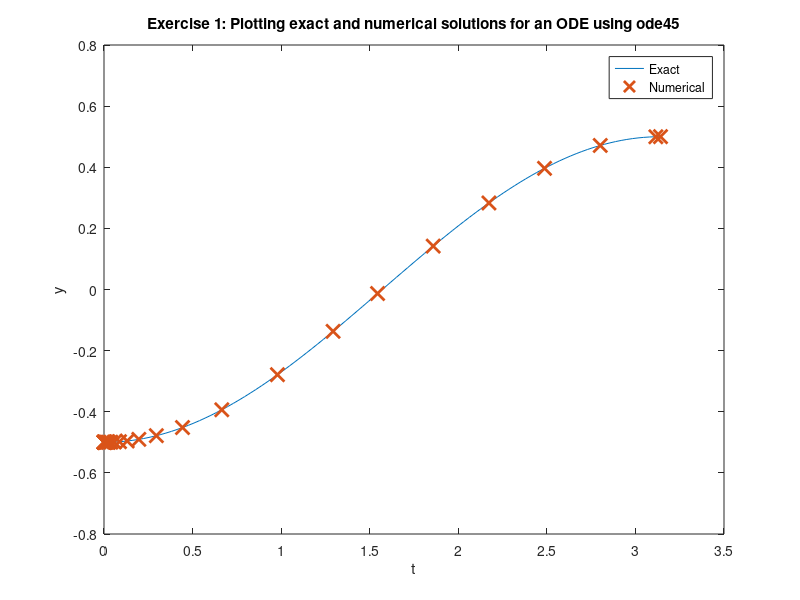

Recreate this plot in MATLAB. (Note: this script raises an error after producing the figure.)
%% Integrator Lab: Solving First Order ODEs in MATLAB and Picard Approximation
% This lab will teach you to numerically solve first order ODEs using a built 
% in MATLAB integrator, |ode45|.  |ode45| is a good, general purpose tool for 
% integrating first order equations (and first order systems). It is not always 
% the right algorithm, but it is usually the right algorithm to try first. This 
% lab will also teach you how to manipulate symbolic functions in MATLAB.
% 
% You will learn how to use the |ode45| routine, how to interpolate between 
% points, and how MATLAB handles data structures. You will also learn how to use 
% MATLAB for exact symbolic calculations and write your own Picard approximation 
% code.
% 
% Opening the m-file lab2.m in the MATLAB editor, step through each part 
% using cell mode to see the results. Compare the output with the PDF, which was 
% generated from this m-file.
% 
% There are eight exercises in this lab that are to be handed in at the end 
% of the lab. Write your solutions in the template, including appropriate descriptions 
% in each step. Save the .m file and submit it online using Blackboard.
% 
% MAT292, Fall 2018, Stinchcombe & Khovanskii MAT292, Fall 2017, Stinchcombe 
% & Sinnamon MAT292, Fall 2015, Sousa MAT292, Fall 2013, Sinnamon & Sousa MAT292, 
% Fall 2011, Hart & Pym
%% Student Information
% Student Name: Ruchir Tullu
% 
% Student Number: 1004220951
%% Set up an inline function representation of an ODE and solve it
% MATLAB has many built in routines for solving differential equations of the 
% form
% 
% |y' = f(t,y)|
% 
% We will solve them using |ode45|, a high precision integrator. To do this, 
% we will need to construct an inline function representation of |f|, an initial 
% condition, and specify how far we want MATLAB to integrate the problem. Once 
% we have set these, we pass the information to |ode45| to get the solution.
% 
% For a first example, we will solve the initial value problem
% 
% |y' = y, y(0) = 1|
% 
% which has as its answer |y = e^t|. 

% Set up the right hand side of the ODE as an inline function
f = @(t,y) y;

% The initial conditions
t0 = 0;
y0 = 1;

% The time we will integrate until
t1 = 2;

soln = ode45(f, [t0, t1], y0);
%% Examining the output
% When we execute the |ode45|, it returns a data structure, stored in soln. 
% We can see the pieces of the data structure with a display command:
%%
disp(soln);
%% Understanding the components of the solution data structure
% The most important elements of the data structure are stored in the |x| and 
% |y| components of the structure; these are vectors. Vectors |x| and |y| contain 
% the points at which the numerical approximation to the initial vlaue problem 
% has been computed. In other words, |y(j)| is the approximate value of the solution 
% at |x(j)|.
% 
% *NOTE:* Even though we may be studying a problem like |u(t)| or |y(t)|, 
% MATLAB will always use |x| for the independent variable and |y| for the dependent 
% variable in the data structure.
% 
% Pieces of the data structure can be accessed using a period, as in C/C++ 
% or Java. See the examples below:
%%
% Display the values of |t| at which |y(t)| is approximated
fprintf(' Vector of t values: ');
disp(soln.x);
% Display the the corresponding approximatations of |y(t)|
fprintf(' Vector of y values: ');
disp(soln.y);

% Display the approximation of the solution at the 3rd point:
fprintf(' Third element of the vector of t values: %g\n',soln.x(3));
fprintf(' Third element of the vector of y values: %g\n',soln.y(3));
%% Visualizing and comparing the solution
% We can now visualize the solution at the computed data points and compare 
% with the exact solution.
%%
% Construct the exact solution
tt = linspace(0,2,50);
yy = exp(tt);

% Plot both on the same figure, plotting the approximation with x's
plot(tt, yy, soln.x, soln.y, 'x', 'MarkerSize',10, 'LineWidth', 2);
% NOTE: the MarkerSize and LineWidth are larger than their defaults of 6
% and 1, respectively.  This makes the print out more readable.

% Add a label to the axis and a legend
xlabel('t');
legend('Exact', 'Numerical','Location','Best');
%% Exercise 1
% Objective: Solve an initial value problem and plot both the numerical approximation 
% and the corresponding exact solution.
% 
% Details: Solve the IVP
% 
% |y' = y tan t + sin t, y(0) = -1/2|
% 
% from |t = 0| to |t = pi|.
% 
% Compute the exact solution (by hand), and plot both on the same figure 
% for comparison, as above.
% 
% Your submission should show the construction of the inline function, the 
% use of ode45 to obtain the solution, a construction of the exact solution, and 
% a plot showing both. In the comments, include the exact solution.
% 
% Label your axes and include a legend.
%%
f = @(t,y) y*tan(t) + sin(t);

%Parameters
t0 = 0;
t1 = pi;
y0 = -1/2;

soln1 = ode45( f, [t0,t1], y0);

%Exact solution plotting values
xx = linspace(0, pi, 100);
yy = (1/2).*(tan(xx).*sin(xx) - (1./(cos(xx))));        % Exact solution

% Exact solution;
% y = (1/2)* (tan(t)sin(t) - (1/cos(t)))

plot(xx, yy, soln1.x, soln1.y, 'x', 'MarkerSize',10, 'LineWidth', 2);
title('Exercise 1: Plotting exact and numerical solutions for an ODE using ode45');
xlabel('t');
ylabel('y');
legend('Exact', 'Numerical', 'Location', 'Best');
%% Computing an approximation at a specific point
% As you should be able to see by examining |soln.x|, ode45 returns the solution 
% at a number of points between |t0| and |t1|. But sometimes we want to know the 
% solution at some intermediate point.
% 
% To obtain this value, we need to interpolate it in a consistent way. Fortunately, 
% MATLAB provides a convenient function, |deval|, specifically for this.

% Compute the solution at t = .25:
deval(soln1, .25)

% Compute the solution at t = 1.6753:
fprintf(' Solution at 1.6753: %g\n', deval(soln1, 1.6753));

% Compute the solution at 10 grid points between .45 and 1.65:
tinterp = linspace(.45, 1.65, 10);
deval(soln1, tinterp)

% Alternatively:
deval(soln1, linspace(.45, 1.65, 10))
%% Exercise 2
% Objective: Interpolate a solution at a number of grid points
% 
% Details: For the solution you computed in exercise 1, use deval to compute 
% the interpolated values at 10 grid points between 2 and 3.
%%
Exercise2 = deval(soln1, linspace(2,3,10))
%% Errors, Step Sizes, and Tolerances
% As you may have noticed, in contrast to the IODE software, at no point do 
% we set a step size for our solution. Indeed, the step size is set adaptively 
% to conform to a specified error tolerance. 
% 
% Roughly speaking, given the solution at |(t_j, y_j)|, |ode45| computes 
% two approximations of the solution at |t_{j+1} = t_j + h|; one is of greater 
% accuracy than the other. If the difference is below a specified tolerance, the 
% step is accepted and we continue. Otherwise the step is rejected and the smaller 
% step size, |h|, is used; it is often halved.
% 
% We can compute the global truncation error at each solution point, figure 
% out the maximum error, and visualize this error (on a linear-log scale):

% Compute the exact solution
yexact = exp(soln1.x);

% Compute the pointwise error; note the use of MATLAB's vectorization
err = abs(yexact - soln1.y);

disp(err);

fprintf('maximum error: %g \n', max(err));

semilogy(soln1.x, err, 'LineWidth', 2);
xlabel('t');
ylabel('error');
%% Exercise 3
% Objective: Examine the error of a solution generated by |ode45|
% 
% Details: For your solution to exercise 1, compute the pointwise error, 
% identify the maximum value of the error, and visualize the error on a linear-log 
% plot (use semilogy to plot the log of the error vs. t). Write in the comments 
% where the error is largest, and give a brief (1-2 sentences) explanation of 
% why it is largest there. Make sure to label your axes.
%%
% Retype solution to ensure correct usage of all variables
f = @(t,y) y*tan(t) + sin(t);

%Parameters
t0 = 0;
t1 = pi;
y0 = -1/2;

soln3 = ode45( f, [t0,t1], y0);

%Exact solution plotting values
xx = linspace(0, pi, 100);
yy = (1/2).*(tan(xx).*sin(xx) - (1./(cos(xx))));        %Exact solution

% Exact solution;
% y = (1/2)* (tan(t)sin(t) - (1/cos(t)))


% Error:
yexact = (1/2).*(tan(soln3.x).*sin(soln3.x) - (1./(cos(soln3.x))));
err = abs(yexact - soln3.y);

fprintf('maximum error: %g \n', max(err));

semilogy(soln3.x, err, 'LineWidth', 2);
title('Exercise 3: Visualizing the error on a ode45 plot')
xlabel('t');
ylabel('error');


% The error is max at a t-value of pi/2. This makes sense because at this point, 
% (1/cos(pi/2)) is undefined.
% The numerical approximation tries to find a value at this point, but due to the
% behaviour of the function at that point,
% (i.e. it tends to infinity) it results in a large error.


%% Exercise 4
% Objective: Solve and visualize a nonlinear ode using ode45
% 
% Details: Solve the IVP
% 
% |y' = 1 / y^2 , y(1) = 1|
% 
% from |t=1| to |t=10| using |ode45|. Find the exact solution and compute 
% the maximum pointwise error. Then plot the approximate solution and the exact 
% solution on the same axes.
% 
% Your solution should show the definition of the inline function, the computation 
% of its solution in this interval, the computation of the exact solution at the 
% computed grid points, the computation of the maximum error, and a plot of the 
% exact and approximate solutions.

%Your axes should be appropriately labeled and include a legend.

f = @(y,t) 1/(y.^2);

%Parameters
t0 = 1;
t1 = 10;
y0 = 1;

%ODE45 solution:
soln4 = ode45(f, [t0, t1], y0);

%Exact solution:
x = linspace(t0, t1, 100);
y = (3*x - 2).^(1/3);

%Plot:
plot(x, y, soln4.x, soln4.y, 'x', 'MarkerSize',10, 'LineWidth', 2);
title('Exercise 4: Plotting exact and numerical solutions for an ODE using ode45');
xlabel('t');
ylabel('y');
legend('Exact', 'Numerical', 'Location', 'Best');

%Compute max error:
yexact  = (3*soln4.x - 2).^(1/3);
fprintf('Max error is: %g \n', max(abs(yexact - soln4.y)));


%% Exercise 5
% Objective: Solve and visualize an ODE that cannot be solved by hand with |ode45|.
% 
% Details: Solve the IVP
% 
% |y' = 1 - t y / 2, y(0) = -1|
% 
% from |t=0| to |t=10|. 
% 
% Your solution should show you defining the inline function, computing the 
% solution in this interval, and plotting it.
% 
% Your axes should be appropriately labeled
%%
f = @(t,y) 1 - t*y/2 ;

%Parameters:
t0 = 1;
t1 = 10;
y0 = -1;

%solution:
soln  = ode45(f, [t0, t1], y0);

plot(soln.x, soln.y, 'b', 'Linestyle', '--');
title('Exercise 5: Plotting the solution of an ode that cannot be solved by hand');
xlabel('t');
ylabel('y');
%% Exercise 6 - When things go wrong
% Objective: Solve an ode and explain the warning message
% 
% Details: Solve the IVP:
% 
% |y' = y^3 - t^2, y(0) = 1|
% 
% from |t=0| to |t=1|. 
% 
% Your solution should show you defining the inline function, and computing 
% the solution in this interval.
% 
% If you try to plot the solution, you should find that the solution does 
% not make it all the way to t = 1.
% 
% In the comments explain why MATLAB generates the warning message that you 
% may see, or fails to integrate all the way to t=1. HINT: Try plotting the direction 
% field for this with IODE.

f = @(t,y) y.^3 - t.^2;

%Parameters:
y0 = 1;
t0 = 0;
t1 = 1;

%Solution:
soln = ode45(f, [t0,t1], y0);
plot(soln.x, soln.y, 'b');
title('Exercise 6: Solution to the ODE dy/dt = y^3 - t^2');
xlabel('t');
ylabel('y');
%% Solution Continued:
% When we plot the direction field in iode for the above differential equation, 
% we obtain:
% 
% 
% 
% The Magenta line shows the behaviour of the solution given the specific 
% initial conditions y0 = 0. We can see that there is some sort of 'asymptotal' 
% behaviour of the solution, thus preventing it to reach to t = 1. The rate of 
% change in the function increases fast; from this we can conclude that the actual 
% function grows much faster. From the graph of the solution we can also see that 
% there is a spike at t = 5.066046e-01; considering the scale of the y-axis (10^7) 
% we can say that this indeed means that the function y is increasing at a large 
% rate at tha value of t which overshadows the rest of the values of the function. 
% The error message shown makes sense because the reduced step size may be unable 
% to 'catch-up' to the asymptotical behaviour of the function at the t value of 
% 5.066046e-01, at which point it exceeds the tolerance of the ode45 approximation.
%% Using symbolic variables to define functions
% We can define symbolic variables to let MATLAB know that these variables will 
% be used for exact computations

% Start by defining the variables as symbolic
syms t s x y

% Define a function by simply writing its expression

f = cos(t)
g = sin(t)
h = exp(2*x)

% We can manipulate these functions

simplify(f^2+g^2)
diff(h)
%% 
% 

int(h)
%% 
% 

% We can plot a function defined symbolically using the command |ezplot|.
% Learn about the command |ezplot|:

help ezplot

% Plot the function |f(t)| and |h(x)|

ezplot(f)
ezplot(h)
%% 
% If we try to evaluate the function |f(0)|, we get an error message. 
% 
% The symbolic variables are not meant to be used to evaluate functions, 
% but to manipulate functions, compute derivatives, etc. To evaluate a function 
% using symbolic variables is a little cumbersome:
%%
% We need to substitute the variable by a value:

subs(f,t,pi)
%% 
% This expression means: In the expression |f|, substitute the variable 
% |t| by the number |pi|.
%%
% If we use a value where the cosine does not have a "nice" expression, we
% need to approximate the result:

subs(f,t,2)

% We need to use the command |eval|

eval(subs(f,t,2))
%% Exercise 7
% Objective: Define a function using symbolic variables and manipulate it.
% 
% Details: Define the function |f(x) = sin(x)cos(x)|
% 
% Use MATLAB commands to obtain a simpler form of this function, compute 
% value of this function for |x=pi/4| and |x=1|, and plot its graph.
%%
syms x;
f = cos(x)*sin(x)
simplify(f)
eval(subs(f, x, (pi/4)))
eval(subs(f, x, 1))
ezplot(f)
%% Obtaining Picard approximations
% Consider an initial value problem
% 
% |y' = 1 + y| , |y(0) = 0|
% 
% First we need to define the variables we will be using

syms t s y;

% We then need to define the function f

f = 1+y; % we define it without the @(t,y) because it is a symbolic function

% We set up our initial approximation phi_0 = 0:

phi=[sym(0)];   % we will keep a list with all the approximations

% Set up a loop to get successive approximations using Picard iterations

N=5;

for i = 1:N
    func=subs(f,y,phi(i));    % prepare function to integrate: y -> previous phi
    func=subs(func,t,s);      % variable of integration is s, so we need to change
    % t -> s
    
    newphi = int(func, s, 0 ,t);   % integrate to find next approximation
    
    phi=cat(2,phi,[newphi]);       % update the list of approximations by adding new phi
end



% Show the last approximation

phi(N+1)

% Plot the approximation just found

picard=ezplot(phi(N+1),[0,5]);      % plot from t = 0 to t = 5
set(picard,'Color','green');         % set the color of the graph to green

% In this case, the exact solution is
%
% |y=e^t-1|
%
% Compare the approximation and the exact solutions

hold on;
exact=ezplot(exp(t)-1,[0,5]);

xlabel('t');
ylabel('y');
title('Picard Approximations');
legend('Picard Approximation', 'Exact Solution','Location','NorthWest');
hold off;
%% Exercise 8
%%
% 
%  Objective: Solve your own Picard Approximation and compare it to the
%  exact solution.
%
%%
% 
%  Details: Consider the IVP
%     | y' = 1+y^2|
%     | y(0) = 1 |
%
% Find the Picard approximation phi_5. For better efficiency, do not keep all 
% the previous approximations.
% 
% Compute the exact solution (by hand), and plot both on the same figure 
% for comparison, as above.
% 
% Label your axes and include a legend.
% 
% HINT. The initial condition has 1 instead of 0, so the Picard method needs 
% to be adapted.
%%
syms t y s;

% Exact solution:
%yexact = tan(t + (pi/4));

f8 = 1 + y.^2;

phi8 = sym(1);           %Intial condition is y(0) = 1

N = 5;

for i = 1:N
    func8 = subs(f8,y,phi8);    % prepare function to integrate: y -> previous phi
    func8 = subs(func8,t,s);      % variable of integration is s, so we need to change
    % t -> s
    
    newphi8 = int(func8, s, 0 ,t) + 1;   % integrate to find next approximation
    
    phi8 = newphi8;                         % update the list of approximations by adding new phi -->
                                            %cat(DIM,A,B) concatenates the arrays A and B along
end                                         % the dimension DIM.
                                            % cat(2,A,B) is the same as [A,B].
                                            % cat(1,A,B) is the same as [A;B].

% Show the last approximation
phi8


% Plot the approximation just found

picard8 = ezplot(phi8,[-pi,pi]);      % plot from t = 0 to t = 5
set(picard8,'Color','green');         % set the color of the graph to green


% Compare the approximation and the exact solutions

hold on;
exact8 = ezplot(tan(t + (pi/4)),[-pi,pi]);

xlabel('t');
ylabel('y');
title('Exercise 8: Picard Approximations');
legend('Picard Approximation', 'Exact Solution','Location','best');
hold off;
%% 
% 
% 
% 
% 
% 
% 
% 
% 
% 
% 
% 
% 
% 
% 
% 
% 
% 
% 
% 
% 
%